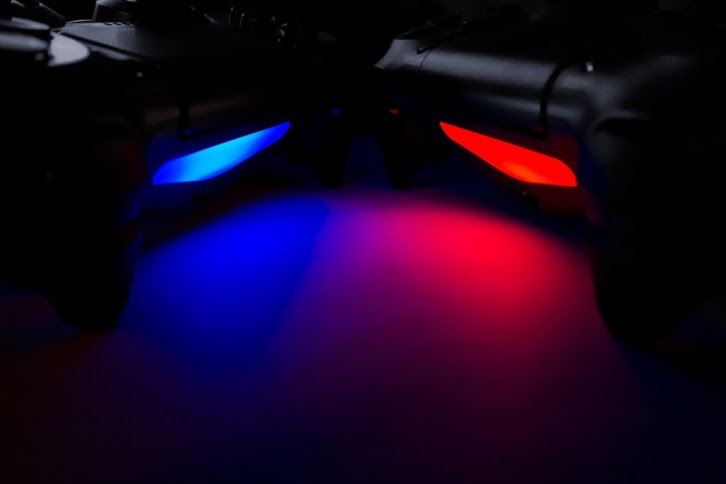
#> input picture automation/1.jpg, 726 x 484 px, given in place of Night-Rainbow-Print.jpg, which was not available; the run also reads 1 picture not shown here
$ python multiprocess_ex2.py
#> lines starting #> are read from the running program, lines starting #| are printed output that depends on the picture; pictures that were not available may be replaced by others from this repository, and a replacement may not be noted
#This program shows a much more practical application of using Multiprocessing to save processing time.

import time
from PIL import Image, ImageFilter
import concurrent.futures

img_names = [
    #names of photos.
    'Night-Rainbow-Print.jpg',
    'Leaning-into-the-night-Print.jpg',
    'Rainbow-Ice-Print-846x564.jpg',
    '4.jpg'
]

t1 = time.perf_counter()

size = (1200, 1200)

#Multiprocessing is better when there are more CPU Bound tasks.
#Threading is better when there are more IO Bound tasks.

def image_filter(img_name):
#> called with img_name = 'Night-Rainbow-Print.jpg'
    img = Image.open(img_name) #IO Bound
#> img is the input picture: PIL image 726x484 RGB; mean R, G, B 25.5, 4.2, 35.8
    img = img.filter(ImageFilter.GaussianBlur(15)) #CPU BOUND
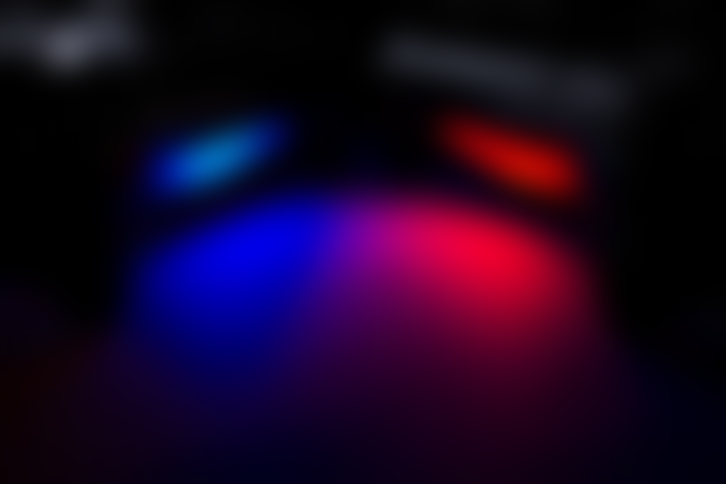
#> img: PIL image 726x484 RGB; mean R, G, B 25.5, 4.2, 35.8

    img.thumbnail(size)
    img.save('Processed-%s.jpg'%img_name) #IO Bound
    print('%s was processed...'%img_name)


if __name__ == '__main__':
    with concurrent.futures.ProcessPoolExecutor() as executor:
        executor.map(image_filter, img_names)
#> call 3 of image_filter, with img_name = 'Rainbow-Ice-Print-846x564.jpg'
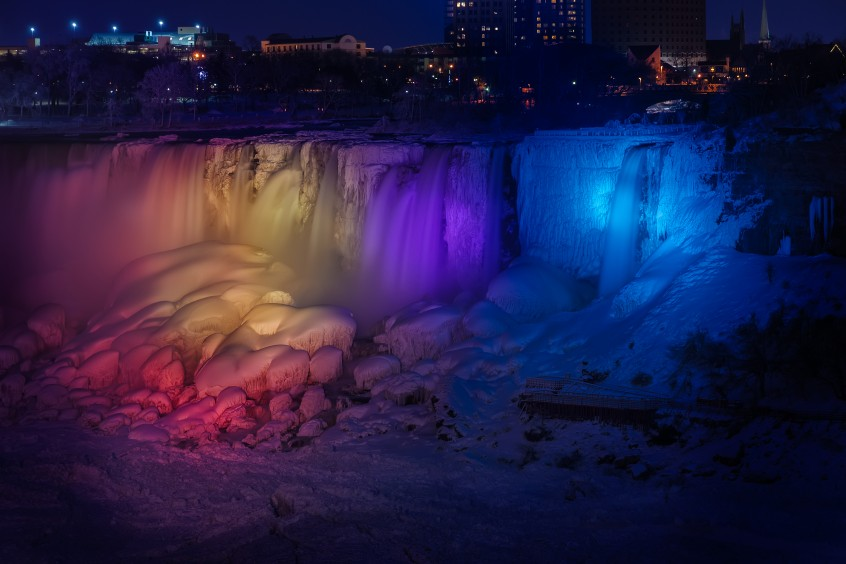
#> input picture Threading_Multiprocessing/Rainbow-Ice-Print-846x564.jpg, 846 x 564 px
#> in image_filter, img is the input picture: PIL image 846x564 RGB; mean R, G, B 38.2, 31.4, 70.1
#> in image_filter (call 3), `img = img.filter(ImageFilter.GaussianBlur(15))`:
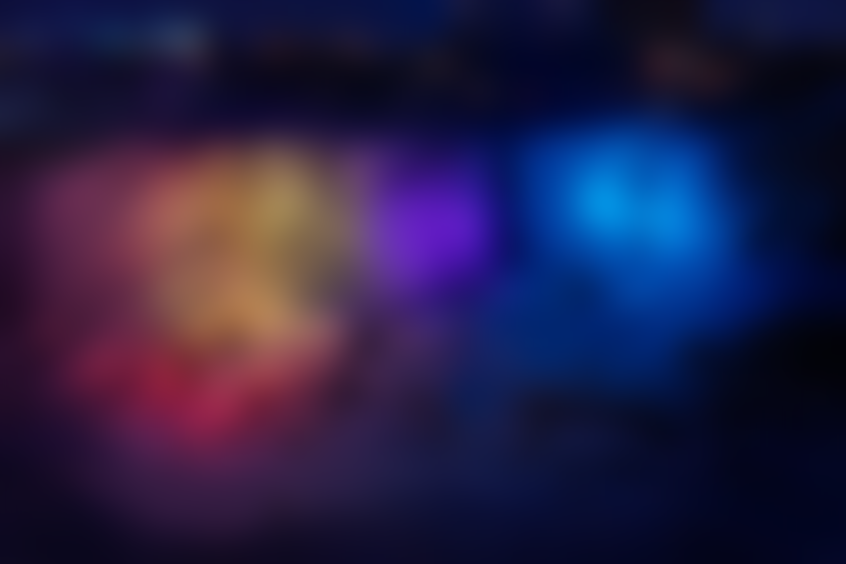
#> img: PIL image 846x564 RGB; mean R, G, B 38.2, 31.4, 70.1

t2 = time.perf_counter()

print('Finished in %.2f second(s)'%(t2-t1))
